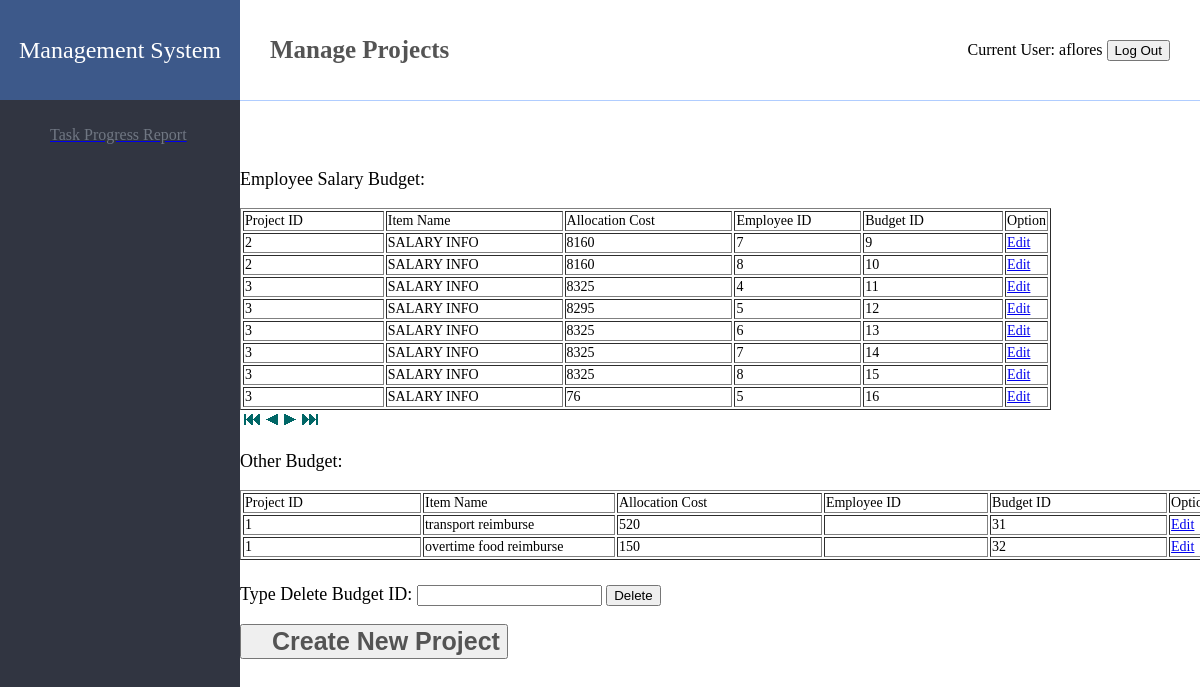
Page /oldfiles/budget.php?pageNum_Recordset1=1&totalRows_Recordset1=28 (signed in) on the committed database.
### tables this page shows
CREATE TABLE MENU(
	MenuID int(6) PRIMARY KEY AUTO_INCREMENT,
    MenuName varchar(30) NOT NULL,
    url varchar(50)
);

CREATE TABLE USER_LOGIN(
	Username varchar(15) PRIMARY KEY NOT NULL,
    ClientID int(6),
    EmployeeID int(6),
    PasswordHash BINARY(20) NOT NULL,
    Salt BINARY(20) NOT NULL,
    FOREIGN KEY (ClientID) REFERENCES client(ClientID),
    FOREIGN KEY (EmployeeID) REFERENCES employee(EmployeeID)
);

CREATE TABLE BUDGET(
	BudgetID int(6) PRIMARY KEY NOT NULL AUTO_INCREMENT,
    ProjectID int(6) NOT NULL,
    ItemName varchar(25),
    AllocationCost double,
    EmpID int(6) NULL,
    WorksID int(6) NULL,
    FOREIGN KEY (ProjectID) REFERENCES project(ProjectID)
);

### Module/Login/session.php (called while the page is built, shortened)
<?php
$user_check=$_SESSION['login_user'];
$ses_sql=mysqli_query($conn,"SELECT Username, EmployeeName FROM `USER_LOGIN` a INNER JOIN `EMPLOYEE` b ON a.EmployeeID = b.EmployeeID AND Username = '".$user_check."'");
$row = mysqli_fetch_assoc($ses_sql);
$login_session = $row['Username'];
if(!isset($login_session)){
    $ses_sql=mysqli_query($conn,"SELECT Username, ClientName FROM `USER_LOGIN` a INNER JOIN `CLIENT` b ON a.ClientID = b.ClientID AND Username = '".$user_check."'");
    $row = mysqli_fetch_assoc($ses_sql);
    $login_session = $row['Username'];
}
?>

### oldfiles/budget.php (the view, shortened to what this page needs)
<?php require_once('Connections/remotesql.php'); ?>
<?php
$currentPage = $_SERVER["PHP_SELF"];
$maxRows_Recordset1 = 8;
$pageNum_Recordset1 = 0;
if (isset($_GET['pageNum_Recordset1'])) {
  $pageNum_Recordset1 = $_GET['pageNum_Recordset1'];
}
$startRow_Recordset1 = $pageNum_Recordset1 * $maxRows_Recordset1;
$query_Recordset1 = "SELECT * FROM BUDGET WHERE ItemName LIKE '%Salary%' ORDER BY BudgetID ASC ";
$query_limit_Recordset1 = sprintf("%s LIMIT %d, %d", $query_Recordset1, $startRow_Recordset1, $maxRows_Recordset1);
$Recordset1 = mysql_query($query_limit_Recordset1, $remotesql) or die(mysql_error());
$row_Recordset1 = mysql_fetch_assoc($Recordset1);
if (isset($_GET['totalRows_Recordset1'])) {
  $totalRows_Recordset1 = $_GET['totalRows_Recordset1'];
} else {
  $all_Recordset1 = mysql_query($query_Recordset1);
  $totalRows_Recordset1 = mysql_num_rows($all_Recordset1);
}
$totalPages_Recordset1 = ceil($totalRows_Recordset1/$maxRows_Recordset1)-1;
$maxRows_Recordset_NotSalary = 8;
$pageNum_Recordset_NotSalary = 0;
$startRow_Recordset_NotSalary = $pageNum_Recordset_NotSalary * $maxRows_Recordset_NotSalary;
$query_Recordset_NotSalary = "SELECT * FROM BUDGET WHERE ItemName NOT LIKE '%Salary%' ORDER BY BudgetID ASC ";
$query_limit_Recordset_NotSalary = sprintf("%s LIMIT %d, %d", $query_Recordset_NotSalary, $startRow_Recordset_NotSalary, $maxRows_Recordset_NotSalary);
$Recordset_NotSalary = mysql_query($query_limit_Recordset_NotSalary, $remotesql) or die(mysql_error());
$row_Recordset_NotSalary = mysql_fetch_assoc($Recordset_NotSalary);
if (isset($_GET['totalRows_Recordset_NotSalary'])) {
  $totalRows_Recordset_NotSalary = $_GET['totalRows_Recordset_NotSalary'];
} else {
  $all_Recordset_NotSalary = mysql_query($query_Recordset_NotSalary);
  $totalRows_Recordset_NotSalary = mysql_num_rows($all_Recordset_NotSalary);
}
$totalPages_Recordset_NotSalary = ceil($totalRows_Recordset_NotSalary/$maxRows_Recordset_NotSalary)-1;
$queryString_Recordset1 = "";
$queryString_Recordset1 = sprintf("&totalRows_Recordset1=%d%s", $totalRows_Recordset1, $queryString_Recordset1);
?>
<?php include 'Source/connect.php';?>
<?php include('Module/Login/session.php'); ?>
<!DOCTYPE html>
<html>
	<head>
		<link rel="stylesheet" href="css/page.css" />
	</head>
	<body>
		<div class="left">
			<div class="bigTitle">Management System</div>
			<div class="lines">
<? $sql_menu = "SELECT MENU.MenuName, MENU.url FROM MENU, ASSIGNED_MENU WHERE MENU.MenuID = ASSIGNED_MENU.MenuID AND ASSIGNED_MENU.Username = '$login_session'";
$result_menu = $conn->query($sql_menu);
while($row_menu = $result_menu->fetch_array()){
?>
				<a href="<? echo $row_menu[1]; ?>"><div onclick="pageClick(this)"> <? echo $row_menu[0]; ?> </div></a>
<?
}
?>
			</div>
		</div>
		<div class="top">
			<div class="leftTiyle" id="flTitle">Manage Projects</div>
			<div class="thisUser">
        Current User: <?php echo $login_session; ?>
        <button id="menu-logout" type="button">
				  Log Out
				</button>
      </div>
		</div>
		<div class="content" margin-top: 50px>
		  <form name="form1" method="post" action="">
	        <p>Employee Salary Budget:</p>
	        <table width="811" border="1">
		      <tr>
		        <td width="137">Project ID</td>
		        <td width="173">Item Name</td>
		        <td width="164">Allocation Cost</td>
		        <td width="123">Employee ID</td>
		        <td width="136">Budget ID</td>
		        <td width="38">Option</td>
	          </tr>
              <?php do { ?>
              <tr>
                <td><?php echo $row_Recordset1['ProjectID']; ?></td>
                <td><?php echo $row_Recordset1['ItemName']; ?></td>
                <td><?php echo $row_Recordset1['AllocationCost']; ?></td>
                <td><?php echo $row_Recordset1['EmpID']; ?></td>
                <td><?php echo $row_Recordset1['BudgetID']; ?></td>
                <td><a href="EditBudget2.php?id=<?php echo $row_Recordset1['BudgetID']; ?>">Edit</a></td>
              </tr>
                <?php } while ($row_Recordset1 = mysql_fetch_assoc($Recordset1)); ?>
            </table>
	        <table border="0">
              <tr>
                <td><?php if ($pageNum_Recordset1 > 0) {  ?>
                    <a href="<?php printf("%s?pageNum_Recordset1=%d%s", $currentPage, 0, $queryString_Recordset1); ?>"><img src="First.gif"></a>
                <?php }  ?></td>
                <td><?php if ($pageNum_Recordset1 > 0) {  ?>
                    <a href="<?php printf("%s?pageNum_Recordset1=%d%s", $currentPage, max(0, $pageNum_Recordset1 - 1), $queryString_Recordset1); ?>"><img src="Previous.gif"></a>
                <?php }  ?></td>
                <td><?php if ($pageNum_Recordset1 < $totalPages_Recordset1) {  ?>
                    <a href="<?php printf("%s?pageNum_Recordset1=%d%s", $currentPage, min($totalPages_Recordset1, $pageNum_Recordset1 + 1), $queryString_Recordset1); ?>"><img src="Next.gif"></a>
                <?php }  ?></td>
                <td><?php if ($pageNum_Recordset1 < $totalPages_Recordset1) {  ?>
                    <a href="<?php printf("%s?pageNum_Recordset1=%d%s", $currentPage, $totalPages_Recordset1, $queryString_Recordset1); ?>"><img src="Last.gif"></a>
                <?php }  ?></td>
              </tr>
            </table>
	        <p>Other Budget:</p>
		    <table width="975" border="1">
		      <tr>
		        <td width="175">Project ID</td>
		        <td width="189">Item Name</td>
		        <td width="202">Allocation Cost</td>
		        <td width="161">Employee ID</td>
		        <td width="174">Budget ID</td>
		        <td width="34">Option</td>
	          </tr>
              <?php do { ?>
                <tr>
                  <td><?php echo $row_Recordset_NotSalary['ProjectID']; ?></td>
                  <td><?php echo $row_Recordset_NotSalary['ItemName']; ?></td>
                  <td><?php echo $row_Recordset_NotSalary['AllocationCost']; ?></td>
                  <td><?php echo $row_Recordset_NotSalary['EmpID']; ?></td>
                  <td><?php echo $row_Recordset_NotSalary['BudgetID']; ?></td>
                  <td><a href="EditBudget.php?id=<?php echo $row_Recordset_NotSalary['BudgetID']; ?>">Edit</a></td>
                </tr>
                <?php } while ($row_Recordset_NotSalary = mysql_fetch_assoc($Recordset_NotSalary)); ?>
            </table><table border="0">
              <tr>
                <td><?php if ($pageNum_Recordset_NotSalary > 0) {  ?>
                <?php }  ?></td>
                <td><?php if ($pageNum_Recordset_NotSalary > 0) {  ?>
                <?php }  ?></td>
                <td><?php if ($pageNum_Recordset_NotSalary < $totalPages_Recordset_NotSalary) {  ?>
                <?php }  ?></td>
                <td><?php if ($pageNum_Recordset_NotSalary < $totalPages_Recordset_NotSalary) {  ?>
                <?php }  ?></td>
              </tr>
            </table>
            <p>Type Delete Budget ID:
		      <input type="text" name="deletefield" id="deletefield">
		      <input type="submit" name="button2" id="button2" value="Delete">
		    </p>
		  </form>
        <p>
         <a href="AddBudget.php"> <input name="button" type="submit" class="leftTiyle" id="button" value="Create New Project"></a>
        </p>
        </div>
	</body>
</html>

### css/page.css (style rules this page uses)
body { margin: 0px; padding: 0px; }
.left { background: #313541; width: 20%; float: left; position: absolute; top: 0px; bottom: 0px; }
.top { width: 80%; float: right; height: 100px; line-height: 100px; border-bottom: 1px solid #b0cdff; }
.content { float: right; width: 80%; text-align: left; font-size: 14px; margin-top: 50px; }
.leftTiyle { font-size: 25px; padding-left: 30px; font-weight: 600; color: #545454; float: left; }
.thisUser { float: right; margin-right: 30px; }
.bigTitle { background: #3d598a; color: #fff; height: 100px; line-height: 100px; text-align: center; font-size: 24px; font-family: -webkit-body; }
.lines div { height: 70px; line-height: 70px; padding-left: 50px; color: #707783; }
.content form p { font-size: 18px; }
.content form p { font-size: 18px; text-align: left; }

### rows in the picture
menu: MenuName "Task Progress Report"
user_login: Username "aflores"
budget: ProjectID "2", ItemName "SALARY INFO", AllocationCost "8160", EmpID "7", BudgetID "9"
budget: ProjectID "2", ItemName "SALARY INFO", AllocationCost "8160", EmpID "8", BudgetID "10"
budget: ProjectID "3", ItemName "SALARY INFO", AllocationCost "8325", EmpID "4", BudgetID "11"
budget: ProjectID "3", ItemName "SALARY INFO", AllocationCost "8295", EmpID "5", BudgetID "12"
budget: ProjectID "3", ItemName "SALARY INFO", AllocationCost "8325", EmpID "6", BudgetID "13"
budget: ProjectID "3", ItemName "SALARY INFO", AllocationCost "8325", EmpID "7", BudgetID "14"
budget: ProjectID "3", ItemName "SALARY INFO", AllocationCost "8325", EmpID "8", BudgetID "15"
budget: ProjectID "3", ItemName "SALARY INFO", AllocationCost "76", EmpID "5", BudgetID "16"
budget: ProjectID "1", ItemName "transport reimburse", AllocationCost "520", BudgetID "31"
budget: ProjectID "1", ItemName "overtime food reimburse", AllocationCost "150", BudgetID "32"
